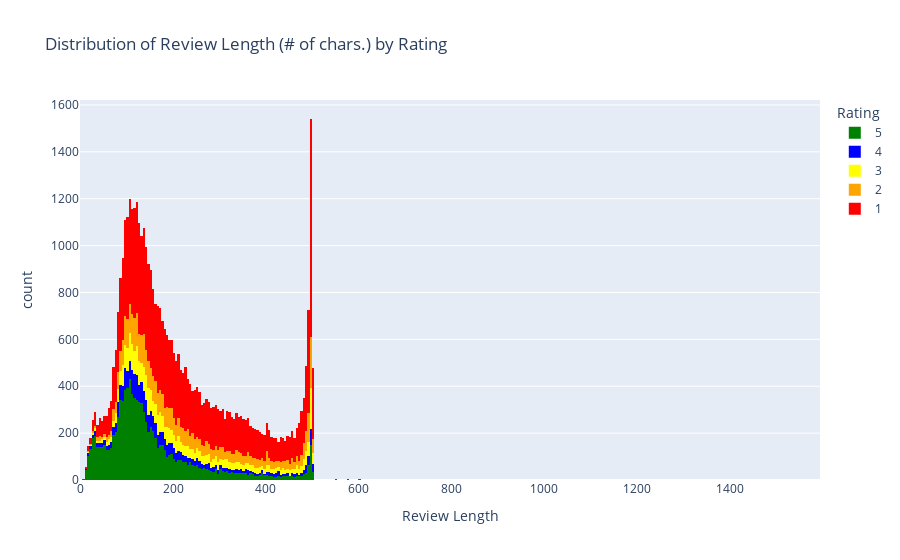

This figure's notebook cell:
### Markdown cell above
As we can see from the plot above, most reviews are left either by users who found their experience with the app very bad (1-star) or by those who found their experience with the app great (5-star).
<br>
This makes sense, as it can be expected that those with good or bad experiences are more likely to post a review.

### Code cell
df_copy = df.copy()

# Define color order and map
color_order = [5, 4, 3, 2, 1]
color_map = {5: 'green', 4: 'blue', 3: 'yellow', 2: 'orange', 1: 'red'}

# Create histogram using the 'reviewLength' column
fig_length = px.histogram(df_copy, x='reviewLength', color='rating',
                          title='Distribution of Review Length (# of chars.) by Rating',
                          labels={'reviewLength': 'Review Length', 'rating': 'Rating'},
                          category_orders={'rating': color_order},
                          color_discrete_map=color_map)
fig_length.show()

### Figure 1 — Plotly figure (JSON) as saved in the notebook; plotly's stock layout.template omitted (floating-point values rounded to 4 significant figures; data arrays with more than 128 entries replaced by an {"elided": "..."} marker saying what was removed)
{"data": [{"alignmentgroup": "True", "bingroup": "x", "hovertemplate": "Rating=5<br>Review Length=%{x}<br>count=%{y}<extra></extra>", "legendgroup": "5", "marker": {"color": "green"}, "name": "5", "offsetgroup": "5", "orientation": "v", "showlegend": true, "type": "histogram", "x": {"elided": "10484 int values"}, "xaxis": "x", "yaxis": "y"}, {"alignmentgroup": "True", "bingroup": "x", "hovertemplate": "Rating=4<br>Review Length=%{x}<br>count=%{y}<extra></extra>", "legendgroup": "4", "marker": {"color": "blue"}, "name": "4", "offsetgroup": "4", "orientation": "v", "showlegend": true, "type": "histogram", "x": {"elided": "3131 int values"}, "xaxis": "x", "yaxis": "y"}, {"alignmentgroup": "True", "bingroup": "x", "hovertemplate": "Rating=3<br>Review Length=%{x}<br>count=%{y}<extra></extra>", "legendgroup": "3", "marker": {"color": "yellow"}, "name": "3", "offsetgroup": "3", "orientation": "v", "showlegend": true, "type": "histogram", "x": {"elided": "4453 int values"}, "xaxis": "x", "yaxis": "y"}, {"alignmentgroup": "True", "bingroup": "x", "hovertemplate": "Rating=2<br>Review Length=%{x}<br>count=%{y}<extra></extra>", "legendgroup": "2", "marker": {"color": "orange"}, "name": "2", "offsetgroup": "2", "orientation": "v", "showlegend": true, "type": "histogram", "x": {"elided": "5941 int values"}, "xaxis": "x", "yaxis": "y"}, {"alignmentgroup": "True", "bingroup": "x", "hovertemplate": "Rating=1<br>Review Length=%{x}<br>count=%{y}<extra></extra>", "legendgroup": "1", "marker": {"color": "red"}, "name": "1", "offsetgroup": "1", "orientation": "v", "showlegend": true, "type": "histogram", "x": {"elided": "21395 int values"}, "xaxis": "x", "yaxis": "y"}], "layout": {"barmode": "relative", "legend": {"title": {"text": "Rating"}, "tracegroupgap": 0}, "title": {"text": "Distribution of Review Length (# of chars.) by Rating"}, "xaxis": {"anchor": "y", "domain": [0, 1], "title": {"text": "Review Length"}}, "yaxis": {"anchor": "x", "domain": [0, 1], "title": {"text": "count"}}}}
